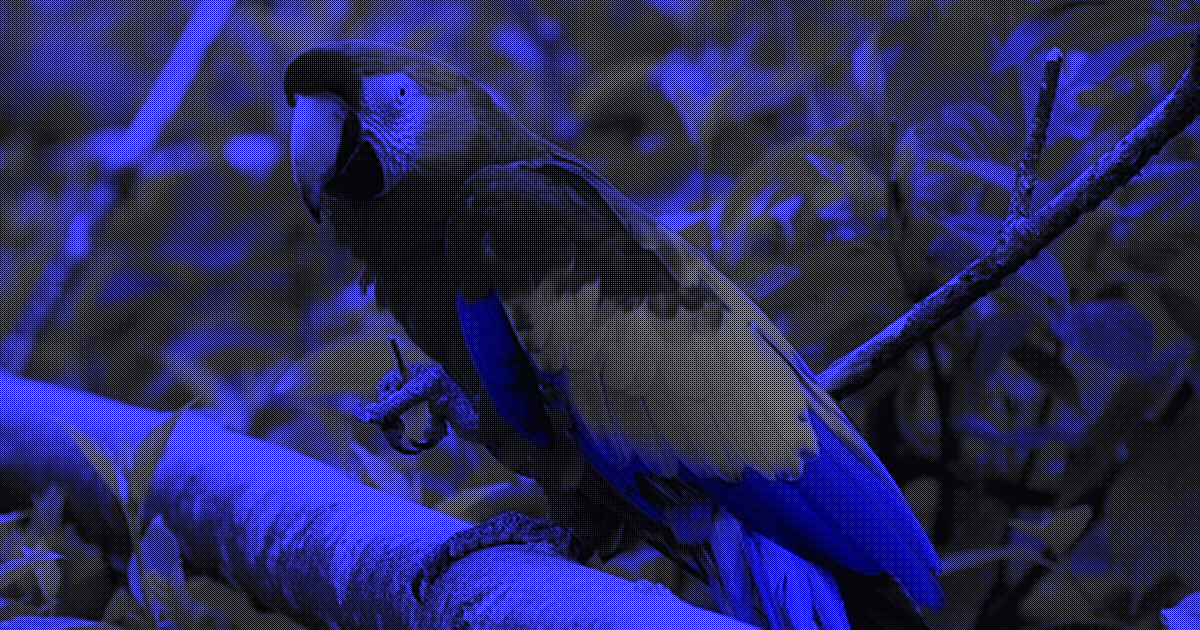
//> input picture opencv-practice/demosaicing/parrot-raw.png, 1200 x 630 px
$ ./main   (built with g++ and OpenCV 4)
//> lines starting //> are read from the running program, lines starting //| are printed output that depends on the picture
//> further down, src is the input picture: 630 rows x 1200 cols, CV_8UC3; mean B, G, R 13.9, 63.8, 26.4
### opencv-practice/demosaicing/demosaicing.h
#ifndef DEMOSAICING_DEMOSAICING_H
#define DEMOSAICING_DEMOSAICING_H

#include <opencv2/opencv.hpp>
#include <cstdlib>

cv::Mat demosaicing_nearest(const cv::Mat& image);
void RED_BLUE_handler(const std::vector<cv::Mat> &channels, cv::Mat &result, int flag, int i, int j);
void GREEN_handler(const std::vector<cv::Mat> &channels, cv::Mat &result, int i, int j);

#endif //DEMOSAICING_DEMOSAICING_H

### opencv-practice/demosaicing/demosaicing.cpp
#include "demosaicing.h"

cv::Mat demosaicing_nearest(const cv::Mat& image)
{
    int rows = image.rows;
//> rows = 630
    int columns = image.cols;
//> columns = 1200
    int n_channels = image.channels();
//> n_channels = 3

    std::vector<cv::Mat> channels(n_channels);

    cv::Mat red, green, blue, dst;

    cv::split(image, channels);
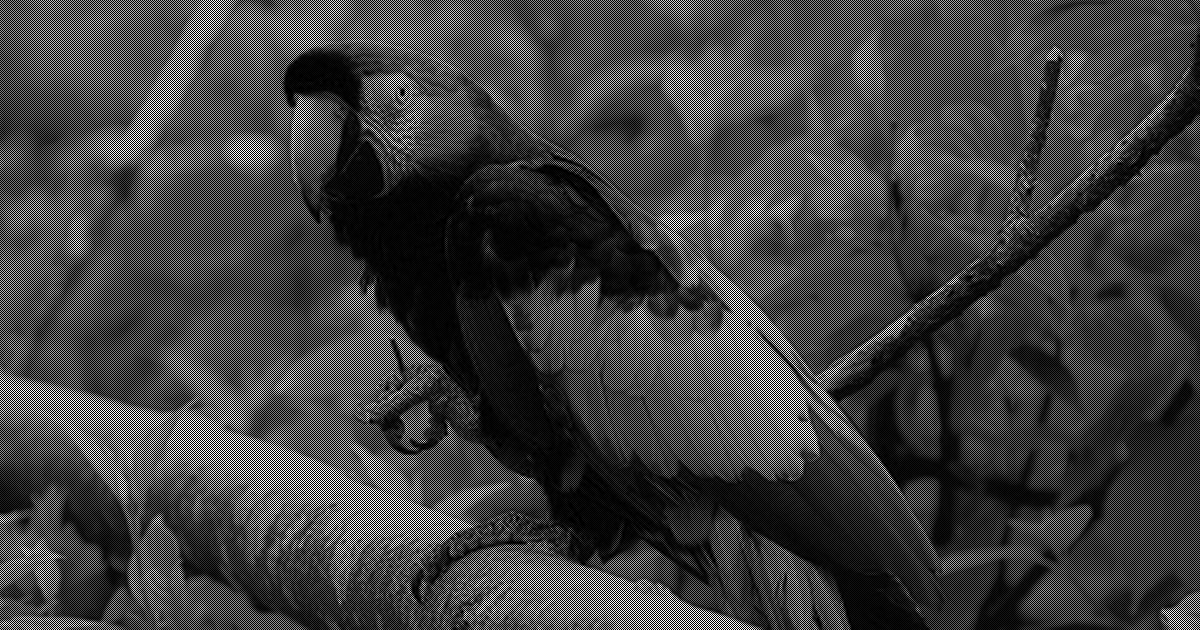
//> channels[1]: 630 rows x 1200 cols, CV_8UC1; min 0, max 255, mean 63.8
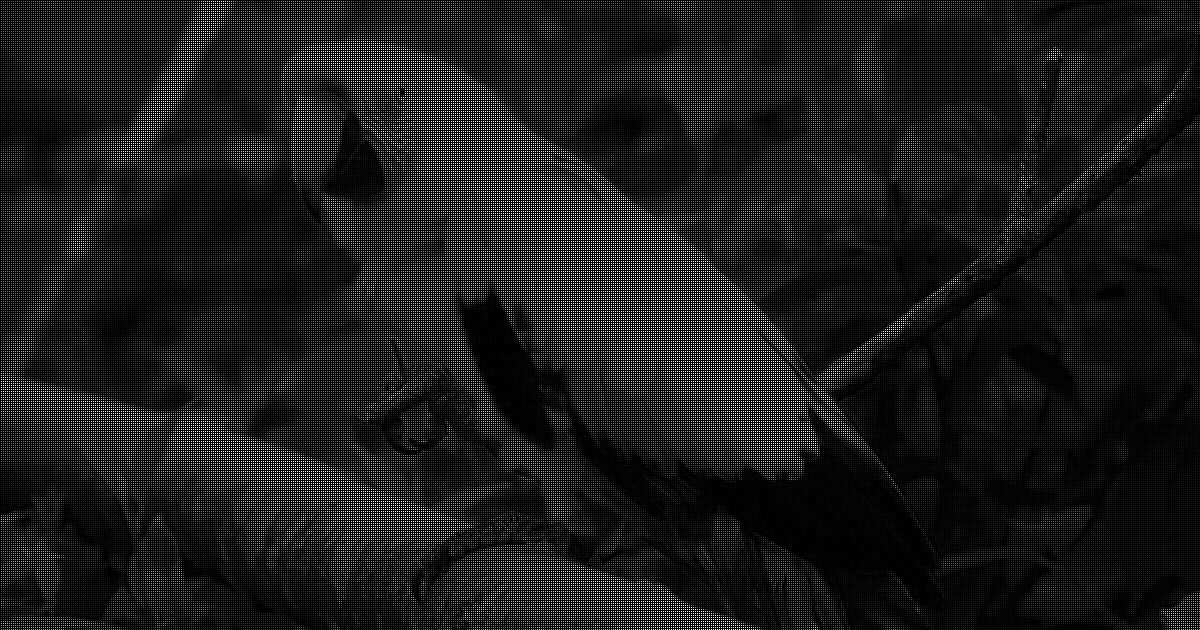
//> channels[2]: 630 rows x 1200 cols, CV_8UC1; min 0, max 255, mean 26.4

    blue = channels[0].clone();
    green = channels[1].clone();
    red = channels[2].clone();

    for (int i = 1; i < rows - 1; ++i)
    {
        for (int j = 1; j < columns - 1; ++j)
        {
            if (channels[0].at<uchar>(i, j) == 0) {
                RED_BLUE_handler(channels, blue, 0, i, j);
            }
            if (channels[1].at<uchar>(i, j) == 0) {
                GREEN_handler(channels, green, i, j);
            }
            if (channels[2].at<uchar>(i, j) == 0) {
                RED_BLUE_handler(channels, red, 2, i, j);
            }
        }
    }
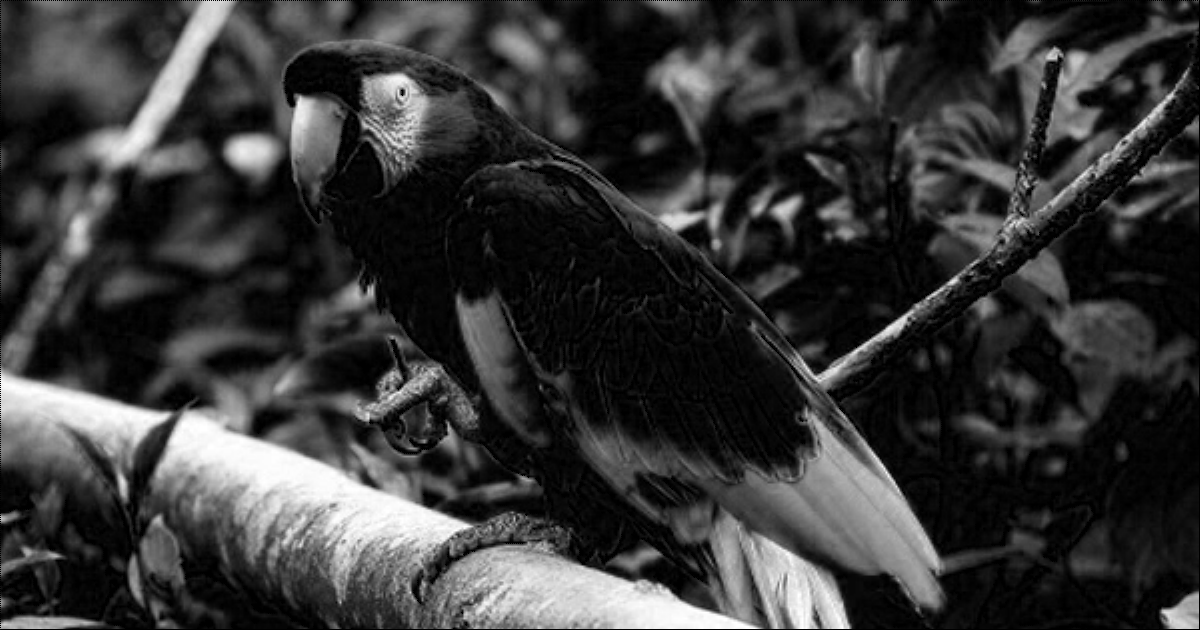
//> blue: 630 rows x 1200 cols, CV_8UC1; min 0, max 255, mean 55
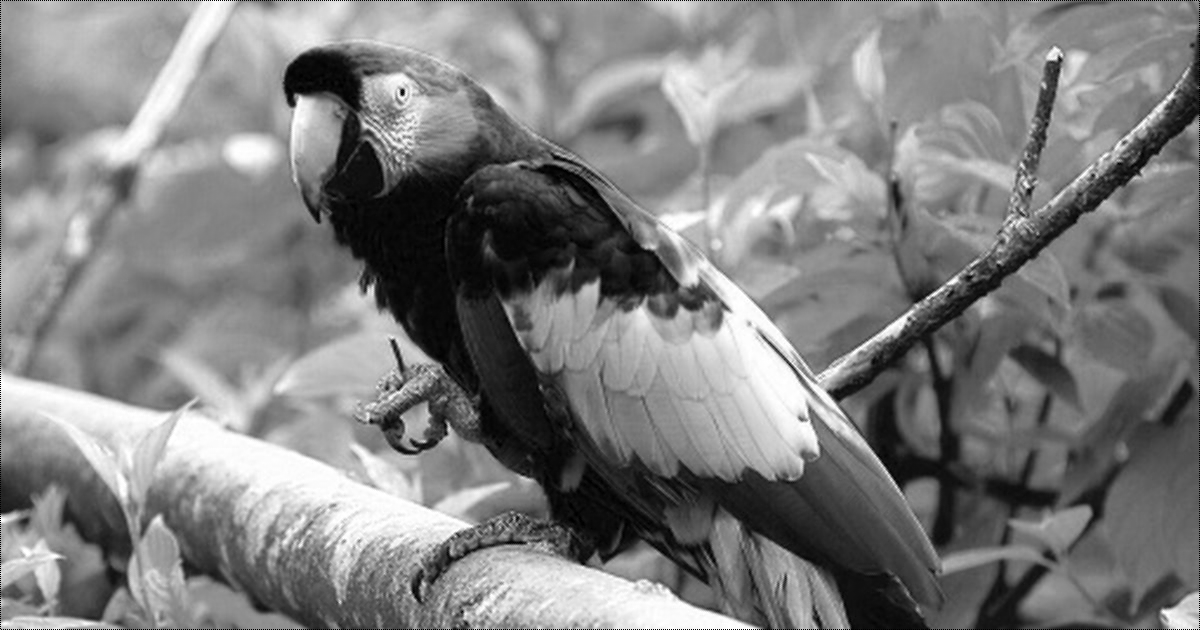
//> green: 630 rows x 1200 cols, CV_8UC1; min 0, max 255, mean 127.1
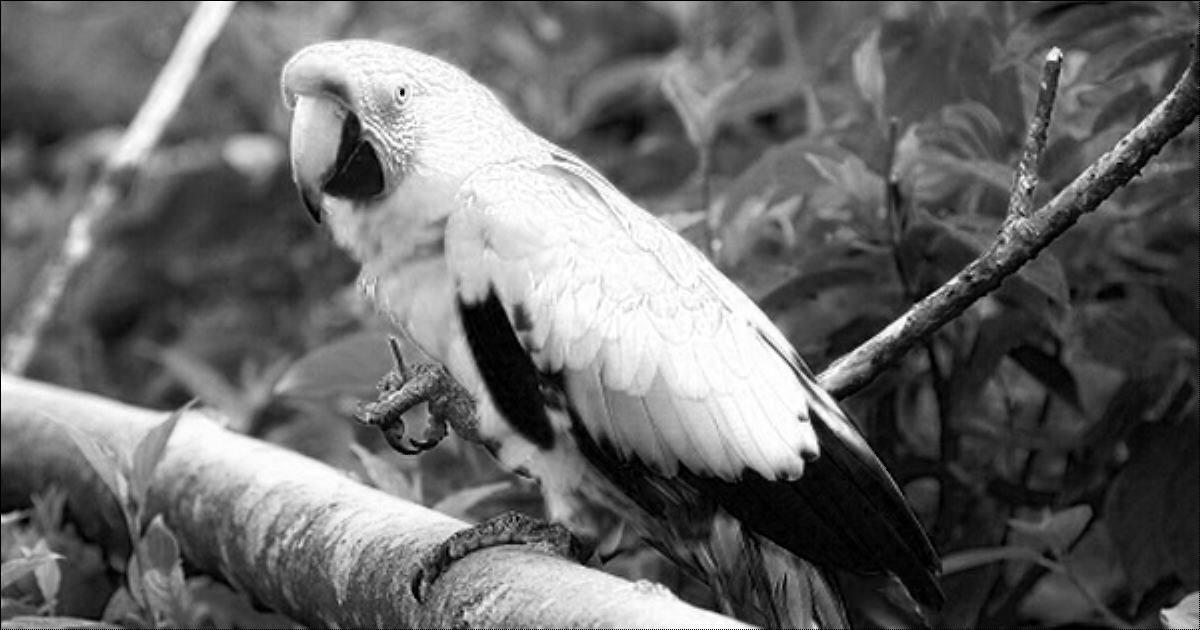
//> red: 630 rows x 1200 cols, CV_8UC1; min 0, max 255, mean 105
    std::vector<cv::Mat> result = {blue, green, red};
    cv::merge(result, dst);
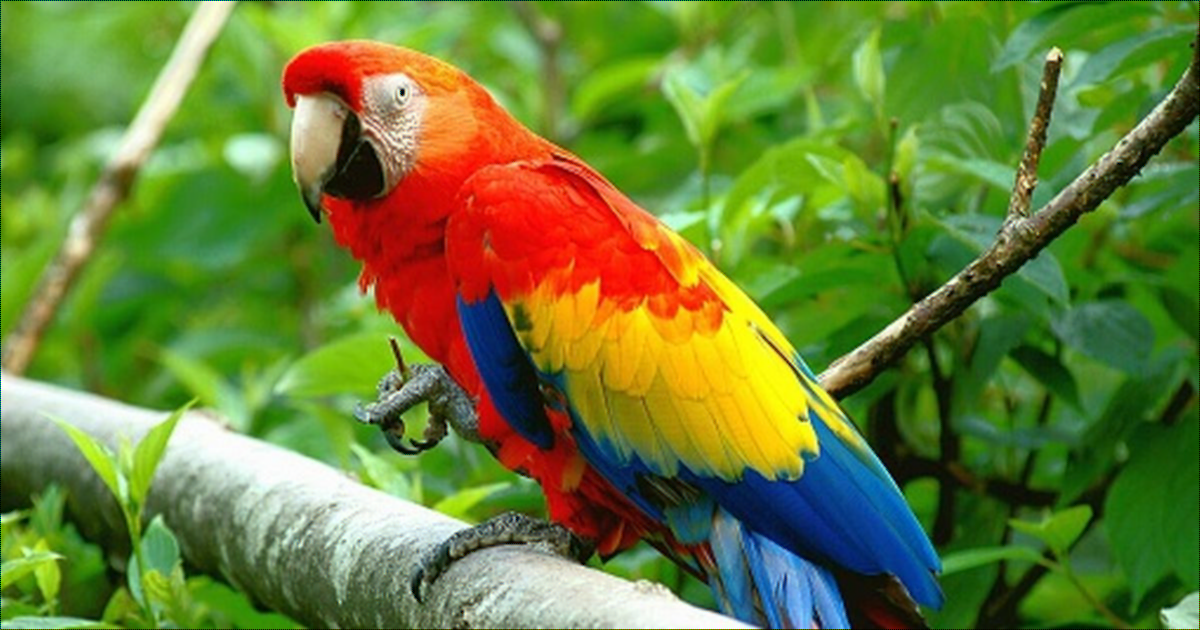
//> dst: 630 rows x 1200 cols, CV_8UC3; mean B, G, R 55, 127.1, 105
    return dst;
}

void RED_BLUE_handler(const std::vector<cv::Mat> &channels, cv::Mat &result, int flag, int i, int j)
{
    if (channels[flag].at<uchar>(i, j + 1) != 0) {
        // blue row
        result.at<uchar>(i, j) = (channels[flag].at<uchar>(i, j - 1) + channels[flag].at<uchar>(i, j + 1)) / 2;
    } else if (channels[flag].at<uchar>(i - 1, j) != 0) {
        // non-blue row, under blue
        result.at<uchar>(i, j) = (channels[flag].at<uchar>(i - 1, j) + channels[flag].at<uchar>(i + 1, j)) / 2;
    } else {
        // non-blue row, in-between
        result.at<uchar>(i, j) = (channels[flag].at<uchar>(i - 1, j - 1) + channels[flag].at<uchar>(i - 1, j + 1) + channels[flag].at<uchar>(i + 1, j - 1) + channels[flag].at<uchar>(i + 1, j + 1)) / 4;
    }
}

void GREEN_handler(const std::vector<cv::Mat> &channels, cv::Mat &result, int i, int j)
{
    result.at<uchar>(i, j) = (channels[1].at<uchar>(i, j - 1) + channels[1].at<uchar>(i, j + 1) + channels[1].at<uchar>(i - 1, j) + channels[1].at<uchar>(i + 1, j)) / 4;
}

### opencv-practice/demosaicing/main.cpp
#include <iostream>
#include <opencv2/opencv.hpp>
#include "demosaicing.h"


int main()
{
    cv::Mat src = cv::imread("../parrot-raw.png");
    cv::imshow("Parrot raw", src);

    auto start = std::chrono::steady_clock::now();

    cv::Mat res = demosaicing_nearest(src);

    auto finish = std::chrono::steady_clock::now();
    auto elapsed = std::chrono::duration_cast<std::chrono::milliseconds>(finish - start);

    std::cout << elapsed.count() << " ms" << std::endl;

    cv::imshow("Demosaiced nearest", res);

    cv::waitKey();
    return 0;
}
